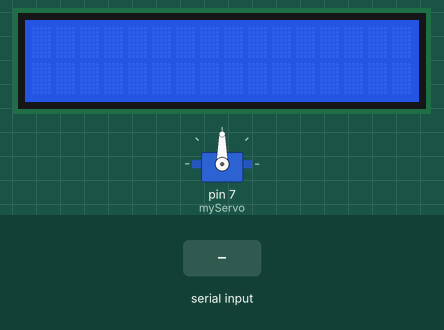
Simulated run of this sketch. Board: Arduino Uno, built with avr-gcc and run on an emulated ATmega328P. Parts: servo, 16×2 character LCD. The test bench sets the inputs (shaded band). Storage starts empty; what the sketch prints to the serial monitor is not drawn.

Above: at 1.2 s.
1.3 s: "T=\n" received over the second serial link
At 2.4 s:
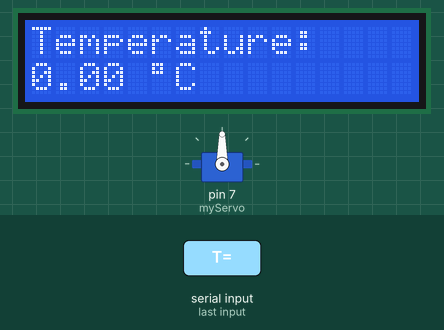
2.8 s: "90,45\n" received over the second serial link
At 3.9 s:
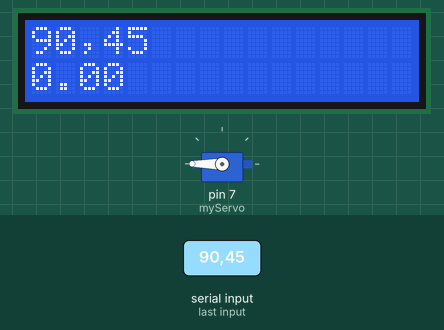
5.8 s: "T=90\n" received over the second serial link
At 6.4 s:
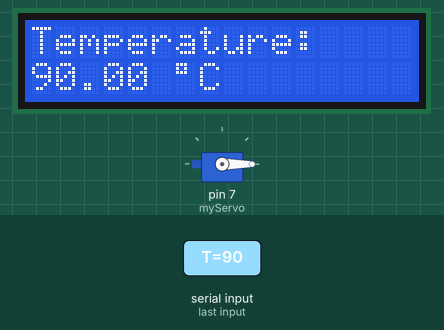
Timing chart, 0 to 8.8 s (numbered marks = the images above; inputs shaded):
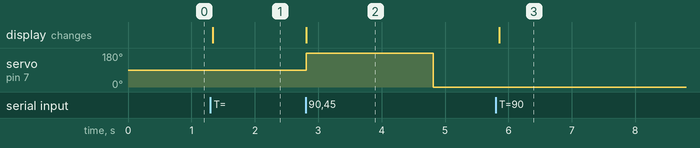

The sketch:

ProjetBusReceive.ino
```cpp
#include <Wire.h>
#include <LiquidCrystal_I2C.h>
#include <SoftwareSerial.h>
#include <Servo.h>
#include <SD.h>

Servo myServo;
SoftwareSerial mySerial(9, 10);
#define LCD_I2C_ADDRESS 0x27 // I2C address for the LCD
const int chipSelect = 4; // Use pin 4 for chip select

LiquidCrystal_I2C lcd(LCD_I2C_ADDRESS, 16, 2);

void setup() {
  myServo.attach(7); // Use pin 4 for servo
  lcd.begin(16, 2);
  lcd.backlight();
  mySerial.begin(9600);
  Serial.begin(9600);

  Serial.print("Initializing SD card...");

  if (!SD.begin(chipSelect)) {
    Serial.println("Card failed, or not present");
    while (1);
  }
  Serial.println("Card initialized.");
}
 float temperature;

void loop() {
  if (mySerial.available() > 0) {
    String receivedData = mySerial.readStringUntil('\n');
    if (receivedData.startsWith("T=")) {
      receivedData.remove(0, 2); // Remove "T=" from the beginning
       temperature = receivedData.toFloat();

      Serial.print("Temperature: ");
      Serial.print(temperature);
      Serial.println(" °C");

      // Display temperature on the LCD
      lcd.clear();
      lcd.setCursor(0, 0);
      lcd.print("Temperature: ");
      lcd.setCursor(0, 1);
      lcd.print(temperature);
      lcd.print(" ");
      lcd.print(char(223));
      lcd.print("C");

      // Log temperature to the SD card
      File dataFile = SD.open("datalog.txt", FILE_WRITE);
      if (dataFile) {
        dataFile.print("Temperature: ");
        dataFile.print(temperature);
        dataFile.println(" °C");
        dataFile.close();
        Serial.println("Temperature logged to file.");
      } else {
        Serial.println("Error opening or writing to datalog.txt");
      }
    } else {
      lcd.clear();
      lcd.setCursor(0, 0);
      lcd.print(receivedData);
      lcd.setCursor(0, 1);
      lcd.print(temperature);
      funServo1();
      delay(1000);
      funServo2();
    }
  }
}

void funServo2() {
  // Move the servo to the 180-degree position
  myServo.write(180);
  myServo.write(90);
  myServo.write(0);
  delay(1000);  // Wait for 1 second
}

void funServo1() {
  // Move the servo to the 0-degree position
  myServo.write(0);
  myServo.write(90);
  myServo.write(180);
  delay(1000);  // Wait for 1 second
}
```

Measured:
- after the input at 1.3 s, the display: changes at once (image 1)
- after the input at 2.8 s, servo on pin 7 (myServo): 90° → 180° at once, → 0° 2.0 s later; the display: changes at once (image 2)
- after the input at 5.8 s, the display: changes after 0.05 s (image 3)
